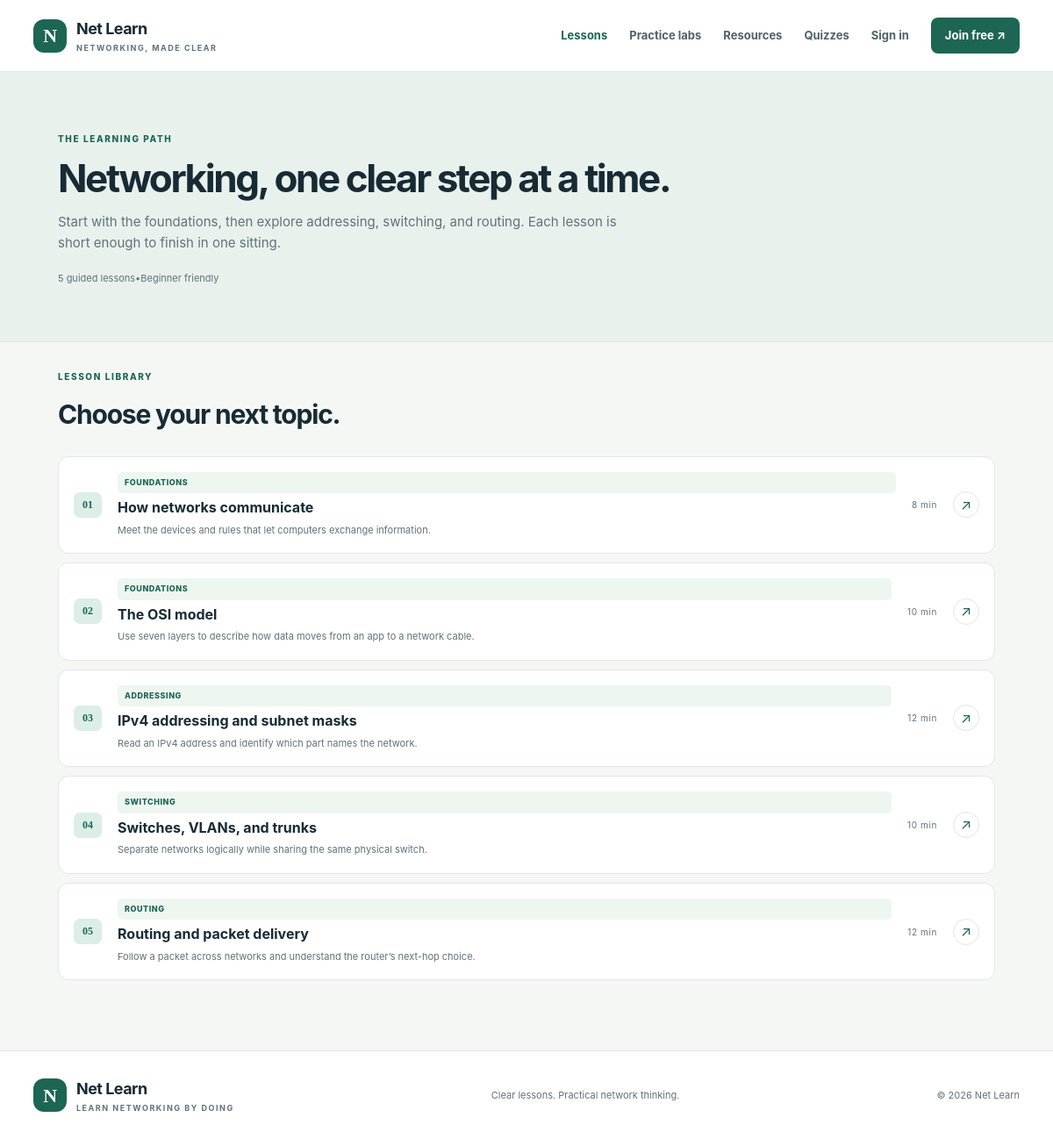
Page /lessons.php on the committed database.
### tables this page shows
CREATE TABLE IF NOT EXISTS lessons (
  id BIGINT UNSIGNED NOT NULL AUTO_INCREMENT PRIMARY KEY,
  title VARCHAR(190) NOT NULL,
  slug VARCHAR(190) NOT NULL UNIQUE,
  category VARCHAR(80) NOT NULL DEFAULT 'Foundations',
  summary TEXT NOT NULL,
  body LONGTEXT NOT NULL,
  minutes SMALLINT UNSIGNED NOT NULL DEFAULT 8,
  sort_order SMALLINT UNSIGNED NOT NULL DEFAULT 0,
  created_at TIMESTAMP NOT NULL DEFAULT CURRENT_TIMESTAMP
);

### config/database.php (called while the page is built, shortened)
<?php
function e(mixed $value): string
{
    return htmlspecialchars((string) $value, ENT_QUOTES | ENT_SUBSTITUTE, 'UTF-8');
}
function app_base(): string
{
    $script = str_replace('\\', '/', (string) ($_SERVER['SCRIPT_NAME'] ?? '/'));
    $dir = preg_match('~/(admin|student)/~', $script) ? dirname(dirname($script)) : dirname($script);
    return $dir === '/' || $dir === '.' ? '' : rtrim($dir, '/');
}
function app_url(string $path = ''): string
{
    return app_base() . '/' . ltrim($path, '/');
}

### lessons.php (the view)
<?php
require_once __DIR__.'/config/database.php';
$lessons=$conn->query('SELECT l.id,l.title,l.category,l.summary,l.minutes,IF(lp.user_id IS NULL,0,1) AS done FROM lessons l LEFT JOIN lesson_progress lp ON lp.lesson_id=l.id AND lp.user_id='.(int)($_SESSION['user_id']??0).' ORDER BY l.sort_order,l.id')->fetchAll();
$pageTitle='Lessons'; $activeNav='lessons'; require __DIR__.'/partials/header.php';
?>
<section class="page-hero"><div class="page-hero-inner"><span class="eyebrow">THE LEARNING PATH</span><h1>Networking, one clear step at a time.</h1><p>Start with the foundations, then explore addressing, switching, and routing. Each lesson is short enough to finish in one sitting.</p><div class="page-meta"><span><?= count($lessons) ?> guided lessons</span><span>•</span><span>Beginner friendly</span></div></div></section>
<section class="content-wrap"><div class="section-heading"><div><span class="eyebrow">LESSON LIBRARY</span><h2>Choose your next topic.</h2></div><?php if(!empty($_SESSION['user_id'])): ?><a class="text-link" href="<?= e(app_url('student/dashboard.php')) ?>">View my progress ↗</a><?php endif; ?></div><div class="lesson-list"><?php foreach($lessons as $n=>$lesson): ?><a class="lesson-row" href="<?= e(app_url('lesson.php?id='.(int)$lesson['id'])) ?>"><span class="lesson-number"><?= str_pad((string)($n+1),2,'0',STR_PAD_LEFT) ?></span><span class="lesson-row-main"><span class="category-chip"><?= e($lesson['category']) ?></span><strong><?= e($lesson['title']) ?></strong><small><?= e($lesson['summary']) ?></small></span><span class="lesson-time"><?= (int)$lesson['minutes'] ?> min</span><span class="lesson-state <?= $lesson['done']?'is-done':'' ?>"><?= $lesson['done']?'✓':'↗' ?></span></a><?php endforeach; ?></div></section>
<?php require __DIR__.'/partials/footer.php'; ?>

### partials/header.php (shortened to what this page needs)
<?php
$activeNav = $activeNav ?? '';
?>
<!doctype html>
<html lang="en">
<head>
  <link rel="stylesheet" href="<?= e(app_url('style.css')) ?>">
</head>
<body>
<header class="site-header"><div class="header-inner">
  <a class="brand" href="<?= e(app_url('index.php')) ?>"><span class="brand-icon">N</span><span>Net Learn<small>NETWORKING, MADE CLEAR</small></span></a>
  <nav class="main-nav">
    <a class="<?= $activeNav==='lessons'?'active':'' ?>" href="<?= e(app_url('lessons.php')) ?>">Lessons</a>
    <a class="<?= $activeNav==='activities'?'active':'' ?>" href="<?= e(app_url('activities.php')) ?>">Practice labs</a>
    <a class="<?= $activeNav==='resources'?'active':'' ?>" href="<?= e(app_url('resources.php')) ?>">Resources</a>
    <a class="<?= $activeNav==='quizzes'?'active':'' ?>" href="<?= e(app_url('quizzes.php')) ?>">Quizzes</a>
    <?php if (!empty($_SESSION['user_id'])): ?>
      <a class="nav-dashboard" href="<?= e(app_url(($_SESSION['role'] ?? '')==='admin' ? 'admin/dashboard.php' : 'student/dashboard.php')) ?>">My dashboard</a>
      <a href="<?= e(app_url('logout.php')) ?>">Sign out</a>
    <?php else: ?>
      <a href="<?= e(app_url('login.php')) ?>">Sign in</a>
      <a class="nav-join" href="<?= e(app_url('register.php')) ?>">Join free <span>↗</span></a>
    <?php endif; ?>
  </nav>
</div></header>
<main>

### partials/footer.php
</main>
<footer class="site-footer"><div class="footer-inner"><a class="brand footer-brand" href="<?= e(app_url('index.php')) ?>"><span class="brand-icon">N</span><span>Net Learn<small>LEARN NETWORKING BY DOING</small></span></a><p>Clear lessons. Practical network thinking.</p><span>© <?= date('Y') ?> Net Learn</span></div></footer>
</body>
</html>

### style.css (style rules this page uses)
:root { --ink:#172b35;--muted:#61727a;--paper:#f5f7f5;--white:#fff;--green:#1d6654;--mint:#dceee5;--line:#e1e8e4;--orange:#e99a5a;--navy:#173840;--shadow:0 14px 40px #17384010 }
* { box-sizing:border-box }
body { margin:0;background:var(--paper);color:var(--ink);font:16px/1.6 Inter,ui-sans-serif,system-ui,-apple-system,"Segoe UI",sans-serif }
a { color:inherit;text-decoration:none }
.site-header { height:82px;background:#ffffffeb;border-bottom:1px solid var(--line);position:sticky;top:0;z-index:10;backdrop-filter:blur(16px) }
.header-inner,.footer-inner { max-width:1180px;margin:auto;height:100%;padding:0 28px;display:flex;align-items:center;justify-content:space-between }
.brand { display:flex;gap:11px;align-items:center;font-weight:750;letter-spacing:-.03em;font-size:18px }
.brand small { display:block;font-size:9px;letter-spacing:.17em;color:var(--muted);font-weight:700 }
.brand-icon { width:38px;height:38px;background:var(--green);color:white;border-radius:12px;display:grid;place-items:center;font-family:Georgia;font-size:22px }
.main-nav { display:flex;align-items:center;gap:25px;font-size:13px;font-weight:650 }
.main-nav a { color:#506168 }
.main-nav .active,.main-nav a:hover { color:var(--green) }
.nav-join { padding:10px 16px;background:var(--green);color:white!important;border-radius:8px }
.eyebrow { font-size:10px;font-weight:800;letter-spacing:.16em;color:var(--green) }
.hero h1,.page-hero h1,.dashboard-hero h1,.auth-aside h1 { font-size:clamp(42px,5vw,64px);line-height:1.04;letter-spacing:-.055em;margin:22px 0 }
.hero-copy>p,.page-hero p,.dashboard-hero p { font-size:17px;color:var(--muted);max-width:530px }
.section-block,.content-wrap { max-width:1124px;margin:0 auto;padding:25px 28px 80px }
.section-heading { display:flex;align-items:end;justify-content:space-between;margin-bottom:24px }
.section-heading h2,.panel h2 { margin:7px 0 0;font-size:30px;letter-spacing:-.04em }
.lesson-number { font:700 12px Georgia;color:var(--green);background:var(--mint);padding:7px 10px;border-radius:7px }
.category-chip { font-size:9px;letter-spacing:.06em;text-transform:uppercase;color:var(--green);background:#eef6f0;padding:5px 8px;border-radius:5px;font-weight:800 }
.site-footer { border-top:1px solid var(--line);background:#fff }
.footer-inner { min-height:100px;gap:20px }
.footer-inner>p,.footer-inner>span { font-size:11px;color:var(--muted) }
.page-hero { background:#e9f1ec;border-bottom:1px solid #dce8df }
.page-hero-inner { max-width:1124px;margin:auto;padding:62px 28px }
.page-hero h1 { font-size:44px;margin:11px 0 }
.page-hero p { font-size:15px;max-width:670px }
.page-meta { font-size:11px;color:var(--muted);margin-top:20px }
.lesson-list { display:grid;gap:10px }
.lesson-row { background:#fff;border:1px solid var(--line);padding:17px;display:flex;gap:18px;align-items:center;border-radius:12px }
.lesson-row-main { display:grid;gap:4px;flex:1 }
.lesson-row-main strong { font-size:16px }
.lesson-row-main small,.continue-row small { color:var(--muted);font-size:11px }
.lesson-time { font-size:10px;color:var(--muted);letter-spacing:.06em }
.lesson-state { border:1px solid var(--line);border-radius:50%;width:30px;height:30px;display:grid;place-items:center;color:var(--green) }

### rows in the picture
lessons: n "01", category "FOUNDATIONS", title "How networks communicate", summary "Meet the devices and rules that let computers exchange information.", minutes "8"
lessons: n "02", category "FOUNDATIONS", title "The OSI model", summary "Use seven layers to describe how data moves from an app to a network cable.", minutes "10"
lessons: n "03", category "ADDRESSING", title "IPv4 addressing and subnet masks", summary "Read an IPv4 address and identify which part names the network.", minutes "12"
lessons: n "04", category "SWITCHING", title "Switches, VLANs, and trunks", summary "Separate networks logically while sharing the same physical switch.", minutes "10"
lessons: n "05", category "ROUTING", title "Routing and packet delivery", summary "Follow a packet across networks and understand the router’s next-hop choice.", minutes "12"

### other values in the picture
count($lessons) "5"
